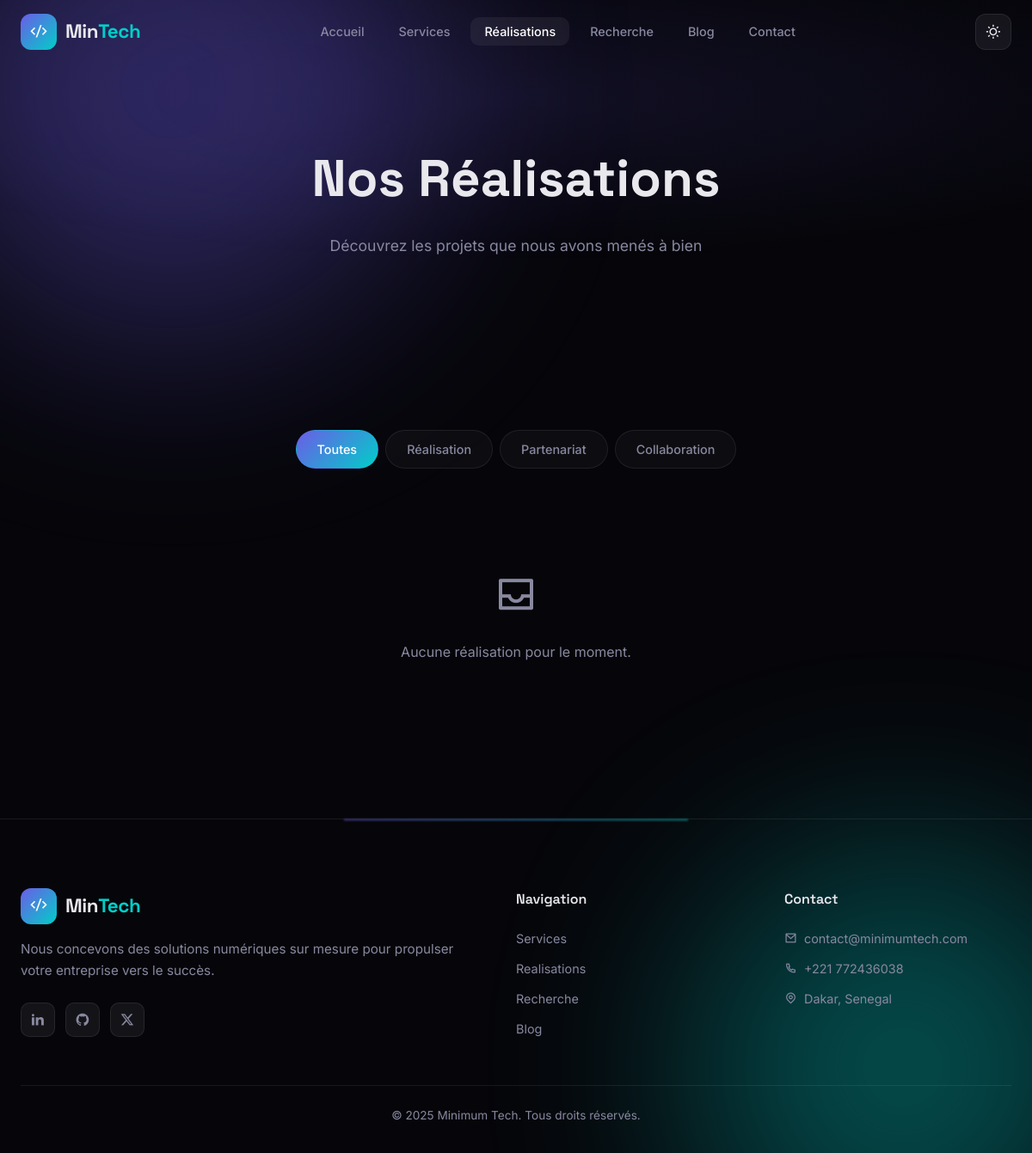
Screenshot of /realisations/ with the database file from the repository.
### core/models.py (models this page shows, shortened)
class CompanyInfo(models.Model):
    key = models.CharField(max_length=100, unique=True)
    value = models.TextField(blank=True, null=True)
    updated_at = models.DateTimeField(auto_now=True)

### core/views.py (the view)
# urls.py: path('realisations/', views.realisations_page, name='realisations'),
def realisations_page(request):
    category = request.GET.get('cat', '')
    projects = Project.objects.filter(active=True)
    if category:
        projects = projects.filter(category=category)
    context = {
        'projects': projects,
        'categories': Project.CATEGORY_CHOICES,
        'current_category': category,
        'company': get_company_info(),
    }
    return render(request, 'core/realisations.html', context)

### core/views.py (called while the page is built)
def get_company_info():
    return {info.key: info.value for info in CompanyInfo.objects.all()}

### templates/core/realisations.html (shortened to what this page needs)
{% extends 'base.html' %}
{% load split_tags %}
{% block content %}
<div class="mesh-bg"><div class="blob blob-1"></div><div class="blob blob-2"></div></div>
<div class="page-hero">
  <h1>Nos Réalisations</h1>
  <p>Découvrez les projets que nous avons menés à bien</p>
</div>
<section class="section">
  <div class="container">
    <div class="cat-filter">
      <a href="/realisations/" class="{% if not current_category %}active{% endif %}">Toutes</a>
      {% for val, label in categories %}
      <a href="/realisations/?cat={{ val }}" class="{% if current_category == val %}active{% endif %}">{{ label }}</a>
      {% endfor %}
    </div>
    <div class="card-grid">
      {% for project in projects %}
      <div class="card animate delay-{{ forloop.counter }}">
        {% if project.image %}
        <img src="{{ project.image.url }}" alt="{{ project.title }}" style="width:100%;height:200px;object-fit:cover;border-radius:12px;margin-bottom:20px">
        {% endif %}
        <span class="tag" style="margin-bottom:12px;display:inline-block">{{ project.get_category_display }}</span>
        <h3>{{ project.title }}</h3>
        <p>{{ project.description }}</p>
        {% if project.tech_stack %}
        <div class="card-tags">{% for tech in project.tech_stack|split:"," %}<span class="tag">{{ tech }}</span>{% endfor %}</div>
        {% endif %}
        {% if project.link %}
        <a href="{{ project.link }}" target="_blank" rel="noopener" class="card-link">Voir le projet <i class="ri-arrow-right-line"></i></a>
        {% endif %}
      </div>
      {% empty %}
      <div class="empty-state" style="grid-column:1/-1"><i class="ri-inbox-line"></i><p>Aucune réalisation pour le moment.</p></div>
      {% endfor %}
    </div>
  </div>
</section>
{% endblock %}

### templates/base.html (shortened to what this page needs)
{% load static %}
<!DOCTYPE html>
<html lang="fr" data-theme="dark">
<head>
    <link href="https://cdn.jsdelivr.net/npm/remixicon@4.1.0/fonts/remixicon.css" rel="stylesheet">
    <link rel="stylesheet" href="{% static 'css/style.css' %}">
</head>
<body>
    <nav class="nav" id="nav">
        <div class="nav-inner">
            <a href="/" class="nav-logo">
                <span class="logo-icon"><i class="ri-code-s-slash-line"></i></span>
                <span class="logo-text">Min<span class="accent">Tech</span></span>
            </a>
            <ul class="nav-links" id="navLinks">
                <li><a href="/" class="{% if request.path == '/' %}active{% endif %}">Accueil</a></li>
                <li><a href="/services/" class="{% if request.path == '/services/' %}active{% endif %}">Services</a></li>
                <li><a href="/realisations/" class="{% if request.path == '/realisations/' %}active{% endif %}">Réalisations</a></li>
                <li><a href="/recherche/" class="{% if request.path == '/recherche/' %}active{% endif %}">Recherche</a></li>
                <li><a href="/blog/" class="{% if request.path == '/blog/' %}active{% endif %}">Blog</a></li>
                <li><a href="/contact/" class="{% if request.path == '/contact/' %}active{% endif %}">Contact</a></li>
            </ul>
            <div style="display:flex;align-items:center;gap:8px">
              <button class="theme-toggle" id="themeToggle" aria-label="Changer de theme">
                <i class="ri-sun-line" id="themeIcon"></i>
              </button>
            </div>
        </div>
    </nav>
    {% block content %}{% endblock %}
    <footer class="footer">
        <div class="footer-glow"></div>
        <div class="container">
            <div class="footer-grid">
                <div class="footer-brand">
                    <a href="/" class="nav-logo">
                        <span class="logo-icon"><i class="ri-code-s-slash-line"></i></span>
                        <span class="logo-text">Min<span class="accent">Tech</span></span>
                    </a>
                    <p class="footer-desc">{{ company.company_description|default:"Solutions technologiques innovantes pour propulser votre entreprise." }}</p>
                    <div class="footer-social">
                        <a href="#"><i class="ri-linkedin-fill"></i></a>
                        <a href="#"><i class="ri-github-fill"></i></a>
                        <a href="#"><i class="ri-twitter-x-fill"></i></a>
                    </div>
                </div>
                <div class="footer-col">
                    <h4>Navigation</h4>
                    <a href="/services/">Services</a>
                    <a href="/realisations/">Realisations</a>
                    <a href="/recherche/">Recherche</a>
                    <a href="/blog/">Blog</a>
                </div>
                <div class="footer-col">
                    <h4>Contact</h4>
                    <a href="mailto:{{ company.company_email|default:'contact@minimumtech.com' }}"><i class="ri-mail-line"></i> {{ company.company_email|default:"contact@minimumtech.com" }}</a>
                    <a href="tel:{{ company.company_phone|default:'+243000000000' }}"><i class="ri-phone-line"></i> {{ company.company_phone|default:"+243 000 000 000" }}</a>
                    <p><i class="ri-map-pin-line"></i> {{ company.company_address|default:"Kinshasa, RDC" }}</p>
                </div>
            </div>
            <div class="footer-bottom">
                <p>{{ company.footer_text|default:"2025 Minimum Tech. Tous droits reserves." }}</p>
            </div>
        </div>
    </footer>
</body>
</html>

### rows the page displays
CompanyInfo: company_description "Nous concevons des solutions numériques sur mesure pour propulser votre entreprise vers le succès."
CompanyInfo: company_email "contact@minimumtech.com"
CompanyInfo: company_phone "+221 772436038"
CompanyInfo: company_address "Dakar, Senegal"
CompanyInfo: footer_text "© 2025 Minimum Tech. Tous droits réservés."

### other values shown
{{ label }} "Réalisation" "Partenariat" "Collaboration"
